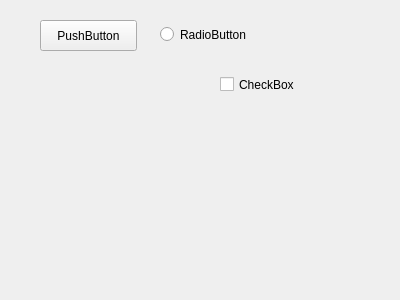
<?xml version="1.0" encoding="UTF-8"?>
<ui version="4.0">
 <class>MyWidget</class>
 <widget class="QWidget" name="MyWidget">
  <property name="geometry">
   <rect>
    <x>0</x>
    <y>0</y>
    <width>400</width>
    <height>300</height>
   </rect>
  </property>
  <property name="windowTitle">
   <string>Form</string>
  </property>
  <widget class="QPushButton" name="pushButton">
   <property name="geometry">
    <rect>
     <x>40</x>
     <y>20</y>
     <width>97</width>
     <height>31</height>
    </rect>
   </property>
   <property name="text">
    <string>PushButton</string>
   </property>
  </widget>
  <widget class="QRadioButton" name="radioButton">
   <property name="geometry">
    <rect>
     <x>160</x>
     <y>20</y>
     <width>119</width>
     <height>29</height>
    </rect>
   </property>
   <property name="text">
    <string>RadioButton</string>
   </property>
  </widget>
  <widget class="QCheckBox" name="checkBox">
   <property name="geometry">
    <rect>
     <x>220</x>
     <y>70</y>
     <width>100</width>
     <height>29</height>
    </rect>
   </property>
   <property name="text">
    <string>CheckBox</string>
   </property>
  </widget>
 </widget>
 <resources/>
 <connections/>
</ui>
